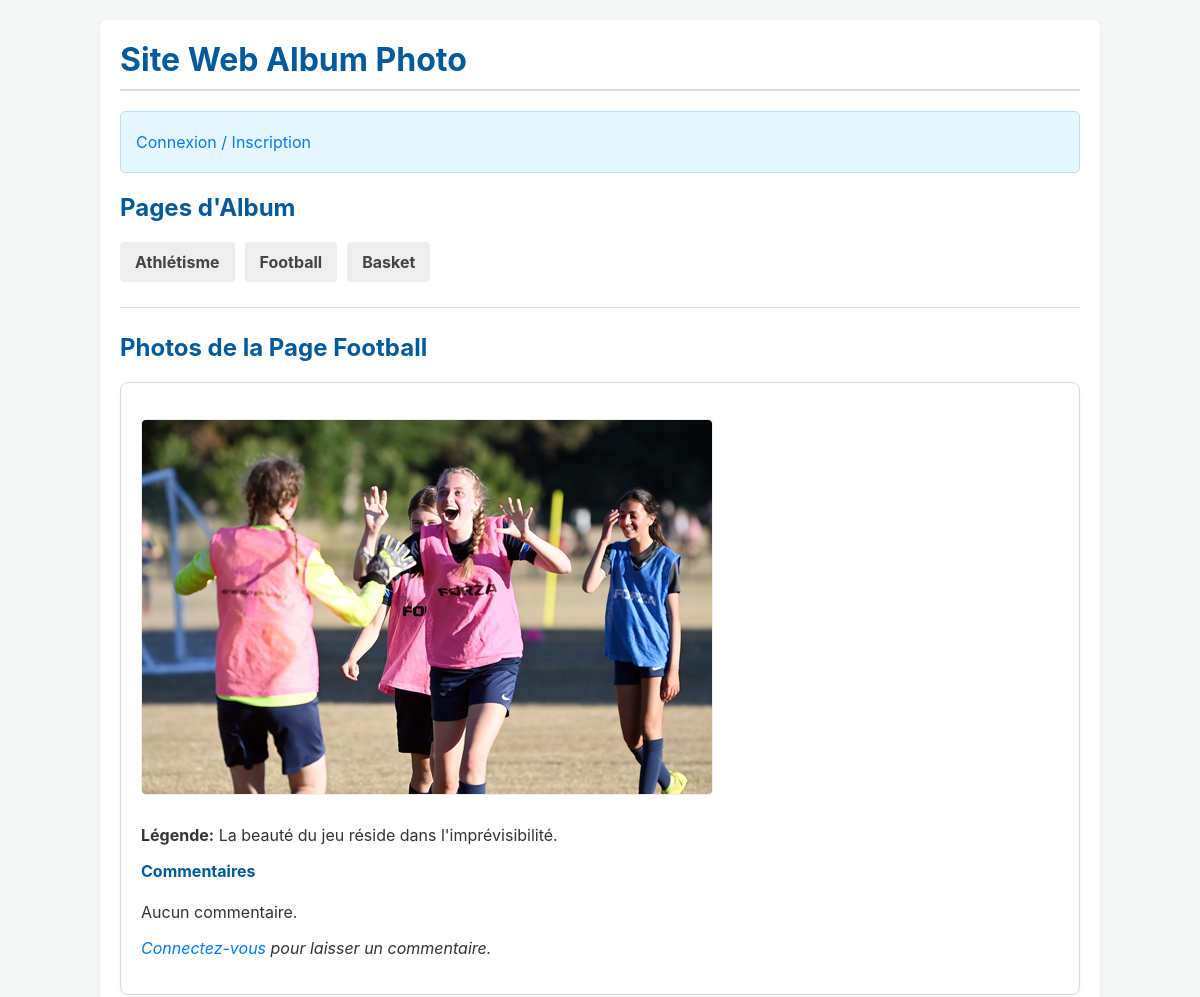
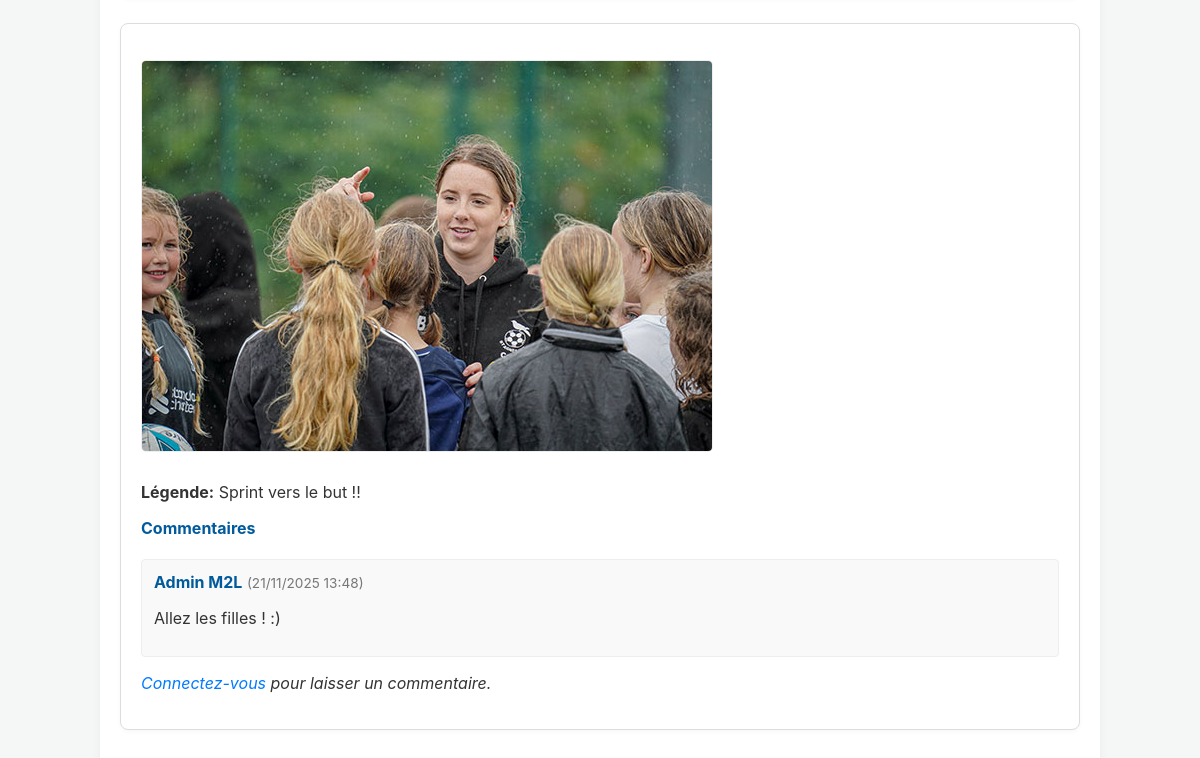
Screenshot of /?page=2 with the database file from the repository (2 pictures, top to bottom).
### tables this page shows
CREATE TABLE IF NOT EXISTS `page` (
  `id_page` int NOT NULL AUTO_INCREMENT,
  `intitule_page` varchar(100) NOT NULL,
  PRIMARY KEY (`id_page`)
);

CREATE TABLE IF NOT EXISTS `photo` (
  `id_photo` int NOT NULL AUTO_INCREMENT,
  `emplacement_photo` varchar(255) NOT NULL,
  `legende_photo` varchar(255) DEFAULT NULL,
  `date_ajout` datetime DEFAULT CURRENT_TIMESTAMP,
  `id_utilisateur` int NOT NULL,
  `id_page` int NOT NULL,
  `statut_suppression` enum('ACTIF','ARCHIVE') DEFAULT 'ACTIF',
  `date_archivage` datetime DEFAULT NULL,
  PRIMARY KEY (`id_photo`),
  KEY `id_utilisateur` (`id_utilisateur`),
  KEY `id_page` (`id_page`)
);

CREATE TABLE IF NOT EXISTS `commentaire` (
  `id_commentaire` int NOT NULL AUTO_INCREMENT,
  `texte_commentaire` text NOT NULL,
  `date_commentaire` datetime DEFAULT CURRENT_TIMESTAMP,
  `id_photo` int NOT NULL,
  `id_utilisateur` int NOT NULL,
  `statut_suppression` enum('ACTIF','ARCHIVE') DEFAULT 'ACTIF',
  `date_archivage` datetime DEFAULT NULL,
  PRIMARY KEY (`id_commentaire`),
  KEY `id_photo` (`id_photo`),
  KEY `id_utilisateur` (`id_utilisateur`)
);

CREATE TABLE IF NOT EXISTS `utilisateur` (
  `id_utilisateur` int NOT NULL AUTO_INCREMENT,
  `nom` varchar(100) NOT NULL,
  `email` varchar(100) NOT NULL,
  `mot_de_passe` varchar(255) NOT NULL,
  `est_administrateur` tinyint(1) DEFAULT '0',
  PRIMARY KEY (`id_utilisateur`),
  UNIQUE KEY `email` (`email`)
);

### config.php (called while the page is built, shortened)
<?php
function est_connecte() {
    return isset($_SESSION['id_utilisateur']);
}
function est_admin() {
    return est_connecte() && $_SESSION['est_administrateur'];
}
?>

### index.php (the view, shortened to what this page needs)
<?php
include 'config.php';
$id_page_courante = isset($_GET['page']) ? (int)$_GET['page'] : null;
$req_pages = $connexion->query("SELECT id_page, intitule_page FROM PAGE ORDER BY id_page");
$pages = $req_pages->fetchAll(PDO::FETCH_ASSOC);
$photos_par_page = 6;
$page_pagination_courante = isset($_GET['p']) ? (int)$_GET['p'] : 1;
$offset = ($page_pagination_courante - 1) * $photos_par_page;
?>
<!DOCTYPE html>
<html lang="fr">
<head>
    <link rel="stylesheet" href="style.css">
</head>
<body>
    <div class="container">
        <h1>Site Web Album Photo</h1>
        <div class="header-info">
            <?php if (est_connecte()): ?>
                <p>Connecté : <strong><?php echo htmlspecialchars($_SESSION['nom']); ?></strong> (Admin: <?php echo (est_admin() ? 'Oui' : 'Non'); ?>)</p>
                <div>
                    <a href="ajout_photo.php">Ajouter une Photo</a> |
                    <?php if (est_admin()): ?>
                        <a href="admin_pages.php" style="color:var(--couleur-danger); font-weight:bold;">Gérer les Pages</a> |
                    <?php endif; ?>
                    <a href="?deconnexion=1">Déconnexion</a>
                </div>
            <?php else: ?>
                <p><a href="connexion.php">Connexion / Inscription</a></p>
            <?php endif; ?>
        </div>
        <nav class="page-menu">
            <h2>Pages d'Album</h2>
            <ul>
                <?php foreach ($pages as $page): ?>
                    <li><a href="?page=<?php echo $page['id_page']; ?>"><?php echo htmlspecialchars($page['intitule_page']); ?></a></li>
                <?php endforeach; ?>
            </ul>
        </nav>
        <hr>
        <?php if ($id_page_courante !== null): ?>
            <?php
            $nom_page_actuelle = "Page Inconnue";
            foreach ($pages as $page) {
                if ($page['id_page'] == $id_page_courante) {
                    $nom_page_actuelle = $page['intitule_page'];
                    break;
                }
            }
            ?>
            <h2>Photos de la Page <?php echo htmlspecialchars($nom_page_actuelle); ?></h2>
            <?php
            $statut_photo_filtre = est_admin() ? "'ACTIF', 'ARCHIVE'" : "'ACTIF'";
            $req_photos = $connexion->prepare("
                SELECT id_photo, emplacement_photo, legende_photo, statut_suppression, id_utilisateur
                FROM PHOTO
                WHERE id_page = :id_page
                AND statut_suppression IN ($statut_photo_filtre)
                ORDER BY date_ajout DESC
                LIMIT :limit OFFSET :offset
            ");
            $req_photos->bindParam(':id_page', $id_page_courante, PDO::PARAM_INT);
            $req_photos->bindParam(':limit', $photos_par_page, PDO::PARAM_INT);
            $req_photos->bindParam(':offset', $offset, PDO::PARAM_INT);
            $req_photos->execute();
            $photos = $req_photos->fetchAll(PDO::FETCH_ASSOC);
            foreach ($photos as $photo):
            ?>
                <div class="photo-container" id="photo_<?php echo $photo['id_photo']; ?>">
                    <p><img src="photos/<?php echo htmlspecialchars($photo['emplacement_photo']); ?>" alt="<?php echo htmlspecialchars($photo['legende_photo']); ?>"></p>
                    <p><strong>Légende:</strong> <?php echo htmlspecialchars($photo['legende_photo']); ?></p>
                    <h4>Commentaires</h4>
                    <?php
                    $statut_com_filtre = est_admin() ? "'ACTIF', 'ARCHIVE'" : "'ACTIF'";
                    $req_commentaires = $connexion->prepare("
                        SELECT C.id_commentaire, C.texte_commentaire, C.date_commentaire, C.id_utilisateur, C.statut_suppression, U.nom
                        FROM COMMENTAIRE C JOIN UTILISATEUR U ON C.id_utilisateur = U.id_utilisateur
                        WHERE C.id_photo = :id_photo AND C.statut_suppression IN ($statut_com_filtre)
                        ORDER BY C.date_commentaire DESC
                    ");
                    $req_commentaires->bindParam(':id_photo', $photo['id_photo'], PDO::PARAM_INT);
                    $req_commentaires->execute();
                    $commentaires = $req_commentaires->fetchAll(PDO::FETCH_ASSOC);
                    ?>
                    <ul class="commentaires-liste">
                        <?php if (empty($commentaires)): ?>
                            <li><p>Aucun commentaire.</p></li>
                        <?php else: ?>
                            <?php foreach ($commentaires as $commentaire): ?>
                                <li class="commentaire-item">
                                    <strong><?php echo htmlspecialchars($commentaire['nom']); ?></strong>
                                    <span class="date">(<?php echo date('d/m/Y H:i', strtotime($commentaire['date_commentaire'])); ?>)</span>
                                    <p><?php echo nl2br(htmlspecialchars($commentaire['texte_commentaire'])); ?></p>
                                </li>
                            <?php endforeach; ?>
                        <?php endif; ?>
                    </ul>
                    <?php if (est_connecte()): ?>
                        <form method="POST" action="ajout_commentaire.php?page=<?php echo $id_page_courante; ?>" class="form-ajout-commentaire">
                            <input type="hidden" name="id_photo" value="<?php echo $photo['id_photo']; ?>">
                            <label for="texte_com_<?php echo $photo['id_photo']; ?>">Votre commentaire :</label>
                            <textarea id="texte_com_<?php echo $photo['id_photo']; ?>" name="texte_commentaire" required></textarea>
                            <input type="submit" value="Ajouter Commentaire">
                        </form>
                    <?php else: ?>
                        <p><i><a href="connexion.php">Connectez-vous</a> pour laisser un commentaire.</i></p>
                    <?php endif; ?>
                </div>
            <?php endforeach; ?>
        <?php else: ?>
            <p>Veuillez sélectionner une page dans le menu, ou en <a href="admin_pages.php">créer une</a> si vous êtes administrateur.</p>
        <?php endif; ?>
    </div>
</body>
</html>

### style.css (style rules this page uses)
:root { --couleur-principale: #005a9c; --couleur-secondaire: #007bff; --couleur-danger: #d9534f; --couleur-succes: #3c763d; --fond-danger: #f2dede; --fond-succes: #dff0d8; --fond-page: #f4f7f6; --fond-contenu: #ffffff; --bordure: #ddd; --texte-normal: #333; --texte-clair: #777; }
body { font-family: -apple-system, BlinkMacSystemFont, "Segoe UI", Roboto, "Helvetica Neue", Arial, sans-serif; background-color: var(--fond-page); color: var(--texte-normal); margin: 0; padding: 0; }
.container { max-width: 960px; margin: 20px auto; padding: 20px; background-color: var(--fond-contenu); border-radius: 8px; box-shadow: 0 4px 10px rgba(0, 0, 0, 0.05); }
h1, h2, h3, h4, h5, h6 { color: var(--couleur-principale); margin-top: 0; }
h1 { border-bottom: 2px solid var(--bordure); padding-bottom: 10px; margin-bottom: 20px; }
a { color: var(--couleur-secondaire); text-decoration: none; }
hr { border: 0; border-top: 1px solid var(--bordure); margin: 25px 0; }
img { max-width: 100%; height: auto; border-radius: 5px; }
.header-info { background-color: #e6f7ff; border: 1px solid #b3e0ff; padding: 15px; border-radius: 5px; margin-bottom: 20px; display: flex; justify-content: space-between; align-items: center; flex-wrap: wrap; }
.header-info p { margin: 5px 0; }
.page-menu ul { list-style: none; padding: 0; margin: 0 0 20px 0; display: flex; flex-wrap: wrap; gap: 10px; }
.page-menu li a { display: block; padding: 10px 15px; background-color: #eee; border-radius: 4px; font-weight: bold; color: #444; transition: background-color 0.2s ease; }
.photo-container { border: 1px solid var(--bordure); border-radius: 8px; padding: 20px; margin-bottom: 25px; background-color: #fff; box-shadow: 0 2px 4px rgba(0, 0, 0, 0.03); }
.photo-container img { border: 1px solid #eee; margin-bottom: 10px; }
.commentaires-liste { list-style: none; padding: 0; margin-top: 15px; }
.commentaire-item { background-color: #f9f9f9; border: 1px solid #eee; padding: 12px; border-radius: 4px; margin-bottom: 10px; }
.commentaire-item strong { color: var(--couleur-principale); }
.commentaire-item .date { font-size: 0.85em; color: var(--texte-clair); }

### rows the page displays
page: intitule_page "Athlétisme"
page: intitule_page "Football"
page: intitule_page "Basket"
photo: emplacement_photo (picture), legende_photo "La beauté du jeu réside dans l'imprévisibilité.", shows "Aucun commentaire."
photo: emplacement_photo (picture), legende_photo "Sprint vers le but !!"
commentaire: id_utilisateur.nom "Admin M2L", date_commentaire "21/11/2025 13:48", texte_commentaire "Allez les filles ! :)"
